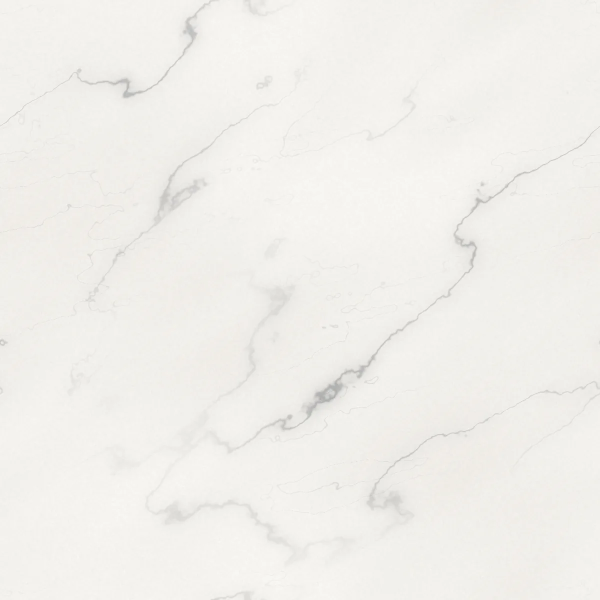
#> input picture img/materialy/carrara.webp, 1200 x 1200 px (shown at 1/2 size); its folder holds 7 pictures in this run
$ python kontrast_palet.py
#> lines starting #> are read from the running program, lines starting #| are printed output that depends on the picture
# -*- coding: utf-8 -*-
# Kontrast WCAG 2.x każdej pary tekst/tło w wariantach E, F, G (projekt/PALETY-2.md). Wymóg: 4,5:1.
# Dla teł z fakturą (marmur, trawertyn, len) liczone też do najciemniejszego piksela kafla (gorszy przypadek dla ciemnego tekstu).
# Uruchomienie z katalogu repo: python3 narzedzia/kontrast_palet.py
import os
import sys
import numpy as np
from PIL import Image

KAT = os.path.join(os.path.dirname(os.path.abspath(__file__)), "..", "img", "materialy")


def lum(h):
    c = np.array([int(h.lstrip('#')[i:i + 2], 16) for i in (0, 2, 4)]) / 255.
    c = np.where(c <= .04045, c / 12.92, ((c + .055) / 1.055) ** 2.4)
    return float(c @ [.2126, .7152, .0722])


def kontrast(a, b):
    la, lb = sorted((lum(a), lum(b)), reverse=True)
    return (la + .05) / (lb + .05)


def najciemniej(plik):
    """Ciemny koniec faktury: 0,5 percentyl jasności (pojedyncze piksele żyłek pomijamy)."""
#> called with plik = 'carrara.webp'
    a = np.asarray(Image.open(os.path.join(KAT, plik)).convert("RGB")).reshape(-1, 3)
    j = a @ [.2126, .7152, .0722]
    px = a[np.argsort(j)[int(len(j) * .005)]]
#> px = [209, 207, 203]
    return '#%02X%02X%02X' % tuple(px)


MARMUR_CIEMNO = najciemniej("carrara.webp")
#> MARMUR_CIEMNO = '#D1CFCB'
TRAW_CIEMNO = najciemniej("trawertyn.webp")
#> call 2 of najciemniej, with plik = 'trawertyn.webp'
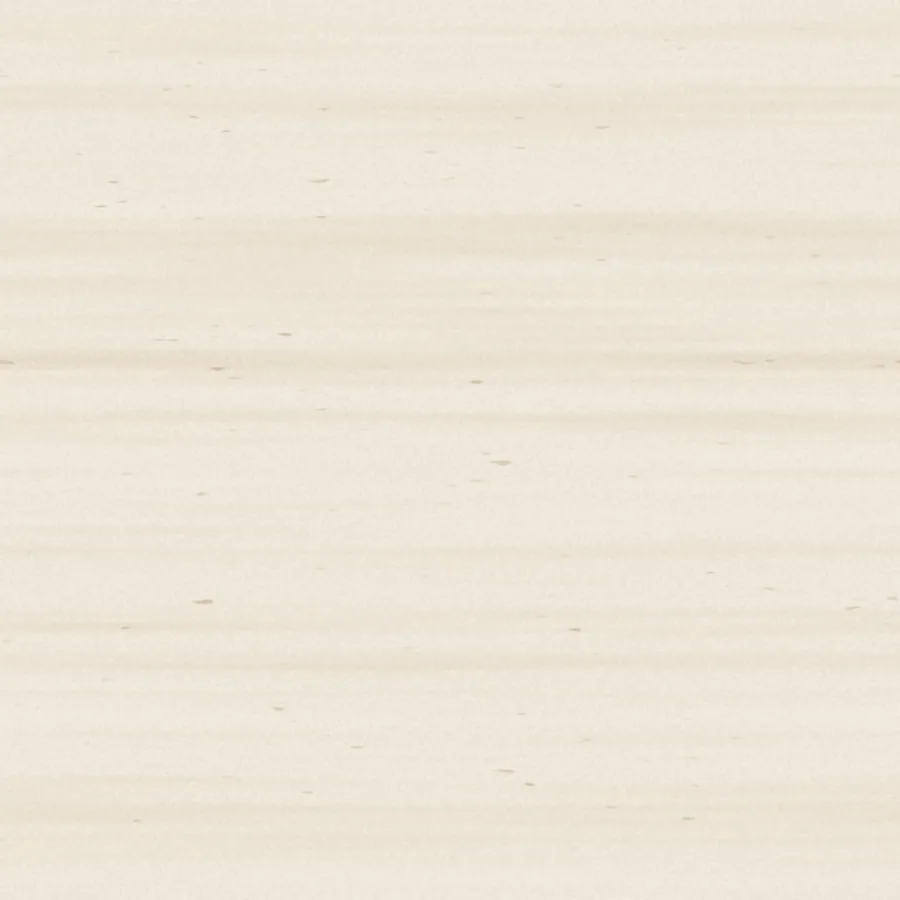
#> input picture img/materialy/trawertyn.webp, 900 x 900 px
#> in najciemniej (call 2), `px = a[np.argsort(j)[int(len(j) * .005)]]`: px = [232, 221, 204]
#> TRAW_CIEMNO = '#E8DDCC'
LEN_CIEMNO = najciemniej("len.webp")
#> call 3 of najciemniej, with plik = 'len.webp'
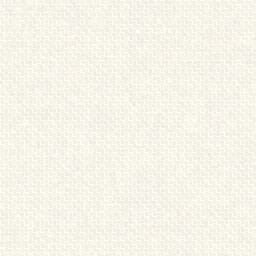
#> input picture img/materialy/len.webp, 256 x 256 px
#> in najciemniej (call 3), `px = a[np.argsort(j)[int(len(j) * .005)]]`: px = [237, 234, 224]
#> LEN_CIEMNO = '#EDEAE0'

PALETY = {
    "E · Carrara & Champagne": [
        ("tekst #1D2023 na marmurze", "#1D2023", "#F5F3EF"),
        ("tekst na najciemniejszej żyłce", "#1D2023", MARMUR_CIEMNO),
        ("tekst drugi #55585C na marmurze", "#55585C", "#F5F3EF"),
        ("tekst drugi na najciemniejszej żyłce", "#55585C", MARMUR_CIEMNO),
        ("szampan tekstowy #6A5428 na marmurze", "#6A5428", "#F5F3EF"),
        ("szampan tekstowy na najciemniejszej żyłce", "#6A5428", MARMUR_CIEMNO),
        ("tekst na karcie #FFFFFF", "#1D2023", "#FFFFFF"),
        ("tekst drugi na karcie", "#55585C", "#FFFFFF"),
        ("tekst na porcelanie #FBFAF8", "#1D2023", "#FBFAF8"),
        ("tekst drugi na porcelanie", "#55585C", "#FBFAF8"),
        ("szampan tekstowy na porcelanie", "#6A5428", "#FBFAF8"),
        ("tekst na kamieniu #ECE7DF", "#1D2023", "#ECE7DF"),
        ("tekst drugi na kamieniu", "#55585C", "#ECE7DF"),
        ("szampan tekstowy na kamieniu", "#6A5428", "#ECE7DF"),
        ("napis przycisku #1D2023 na szampanie (ciemniejszy koniec gradientu #D6BF8F)", "#1D2023", "#D6BF8F"),
        ("pasek demo: tekst na #E9DFC9", "#1D2023", "#E9DFC9"),
    ],
    "F · Olivier & Travertin": [
        ("tekst #F2EBDD na oliwce #2B2F22", "#F2EBDD", "#2B2F22"),
        ("tekst drugi #BDB6A1 na oliwce", "#BDB6A1", "#2B2F22"),
        ("tekst na karcie #353A2A", "#F2EBDD", "#353A2A"),
        ("tekst drugi na karcie", "#BDB6A1", "#353A2A"),
        ("mosiądz #C2A468 jako tekst na oliwce (logo, liczby)", "#C2A468", "#2B2F22"),
        ("napis przycisku #20231A na mosiądzu (ciemniejszy koniec gradientu #B08F50)", "#20231A", "#B08F50"),
        ("tekst #272920 na trawertynie #EEE6D8", "#272920", "#EEE6D8"),
        ("tekst na najciemniejszej warstwie trawertynu", "#272920", TRAW_CIEMNO),
        ("tekst drugi #57564A na trawertynie", "#57564A", "#EEE6D8"),
        ("tekst drugi na najciemniejszej warstwie", "#57564A", TRAW_CIEMNO),
        ("brąz tekstowy #66562A na trawertynie", "#66562A", "#EEE6D8"),
        ("brąz tekstowy na najciemniejszej warstwie", "#66562A", TRAW_CIEMNO),
        ("tekst na karcie #E2D7C3", "#272920", "#E2D7C3"),
        ("tekst drugi na karcie", "#57564A", "#E2D7C3"),
        ("brąz tekstowy na karcie", "#66562A", "#E2D7C3"),
        ("pasek demo: tekst na #D9CDB4", "#272920", "#D9CDB4"),
    ],
    "G · Cap Bleu": [
        ("tekst #F6F0E4 na błękicie nocy #0E2C3A", "#F6F0E4", "#0E2C3A"),
        ("tekst drugi #A9BDC5 na błękicie nocy", "#A9BDC5", "#0E2C3A"),
        ("tekst na karcie #163A4B", "#F6F0E4", "#163A4B"),
        ("tekst drugi na karcie", "#A9BDC5", "#163A4B"),
        ("lazur #9CC6D8 („Body Lab”, kreski) na nocy", "#9CC6D8", "#0E2C3A"),
        ("napis przycisku #0E2C3A na kości słoniowej #F2EADA", "#0E2C3A", "#F2EADA"),
        ("tekst #13222B na lnie #F7F3EA", "#13222B", "#F7F3EA"),
        ("tekst na najciemniejszej nitce lnu", "#13222B", LEN_CIEMNO),
        ("tekst drugi #48585F na lnie", "#48585F", "#F7F3EA"),
        ("tekst drugi na najciemniejszej nitce", "#48585F", LEN_CIEMNO),
        ("błękit tekstowy #1B5470 na lnie", "#1B5470", "#F7F3EA"),
        ("błękit tekstowy na najciemniejszej nitce", "#1B5470", LEN_CIEMNO),
        ("tekst na piance morskiej #E2E9E8", "#13222B", "#E2E9E8"),
        ("tekst drugi na piance", "#48585F", "#E2E9E8"),
        ("błękit tekstowy na piance", "#1B5470", "#E2E9E8"),
        ("napis przycisku #F6F0E4 na błękicie #0E2C3A (jasne sekcje)", "#F6F0E4", "#0E2C3A"),
        ("pasek demo: tekst na #DCE7EA", "#13222B", "#DCE7EA"),
    ],
}

if __name__ == "__main__":
    zle = 0
    print(f"faktury, ciemny koniec: marmur {MARMUR_CIEMNO}, trawertyn {TRAW_CIEMNO}, len {LEN_CIEMNO}")
#| faktury, ciemny koniec: marmur #D1CFCB, trawertyn #E8DDCC, len #EDEAE0
    for nazwa, pary in PALETY.items():
        print(f"\n{nazwa}")
        for opis, t, b in pary:
            k = kontrast(t, b)
            zle += k < 4.5
            print(f"  {k:5.2f}:1 {'OK ' if k >= 4.5 else 'ZA MAŁO'}  {opis}  ({t} / {b})")
#> this loop made 3 passes
#> nazwa on passes 1 to 3: 'E · Carrara & Champagne', 'F · Olivier & Travertin', 'G · Cap Bleu'
#> (printed output is left out)
#> after the loop, zle = 0
    sys.exit(1 if zle else 0)
#> (the program exits here)
